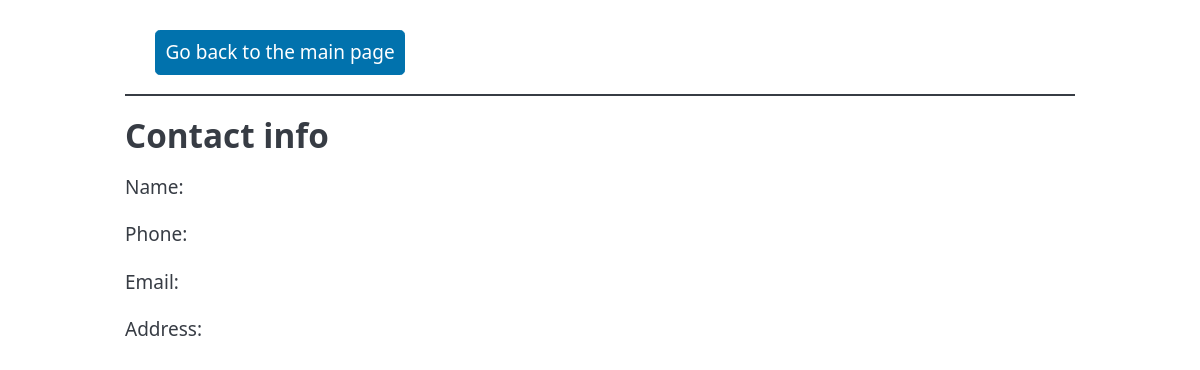
Page /detail/3 on the earlier database version.
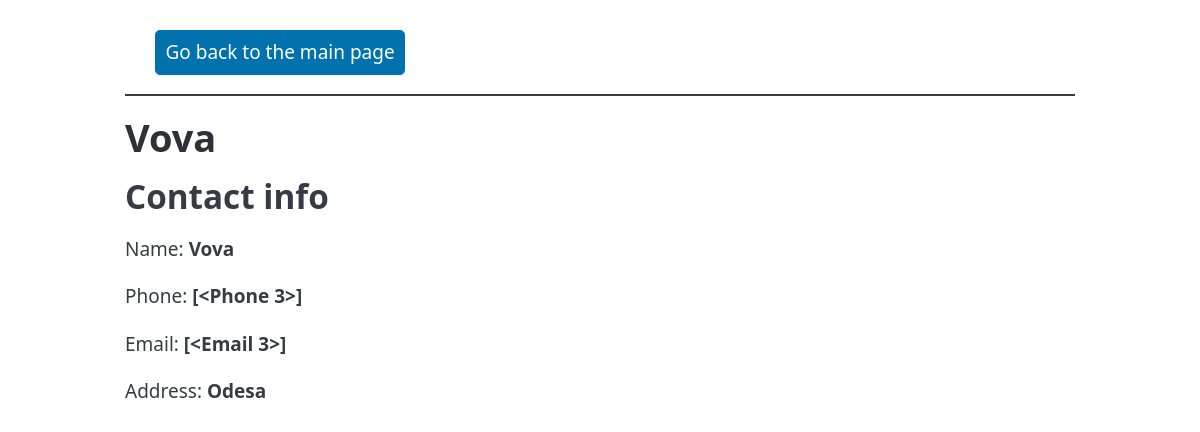
Same page on the later database version.
### src/models.py (models this page shows)
class User(db.Model):
    __tablename__ = 'users'
    id = db.Column(db.Integer, primary_key=True)
    name = db.Column(db.String(100), nullable=False)
    address = db.Column('address', db.String(120), nullable=True)
    phone = relationship('Phone', back_populates='user', cascade="all, delete-orphan")
    email = relationship('Email', back_populates='user', cascade='all, delete-orphan')

### src/routes.py (the view)
@app.route('/detail/<int:id>', strict_slashes=False)
def detail(id):
    contact = User.query.options(joinedload(User.phone), joinedload(User.email)).filter_by(id=id).first()
    return render_template('detail.html', contact=contact)

### src/templates/detail.html (shortened to what this page needs)
<!DOCTYPE html>
<html lang="en">
  <head>
    <link
      rel="stylesheet"
      href="https://unpkg.com/@picocss/pico@latest/css/pico.min.css"
    />
  </head>
  <body>
    <main class="container">
      <nav style="margin-bottom: 20px; border-bottom: 2px solid; padding-left: 30px">
        <ul>
          <li><a href="/" role="button"> Go back to the main page </a></li>
        </ul>
      </nav>
      <h1>{{contact.name}}</h1>
      <h2>Contact info</h2>
      <p>Name: <b>{{contact.name}}</b></p>
      <p>Phone: <b>{{contact.phone}}</b></p>
      <p>Email: <b>{{contact.email}}</b></p>
      <p>Address: <b>{{contact.address}}</b></p>
    </main>
  </body>
</html>

Differences in the rows shown:
added User: name "Vova", address "Odesa"
Other differences:
{{ contact.phone }}: (not shown) → "[<Phone 3>]"
{{ contact.email }}: (not shown) → "[<Email 3>]"
